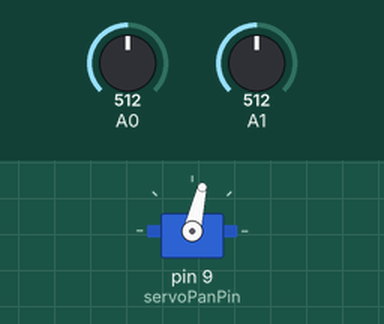
Bench run of a sketch on a simulated Arduino Uno, built with avr-gcc and run on an emulated ATmega328P. On the bench: servo. The test bench sets the inputs (shaded band); at power-on: A0 = 512, A1 = 512. What the sketch prints to the serial monitor is not drawn.

Above: at 0.05 s.
At 2.15 s:
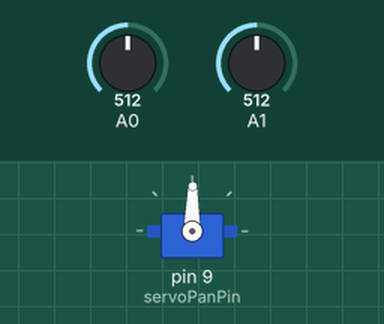
At 8.45 s:
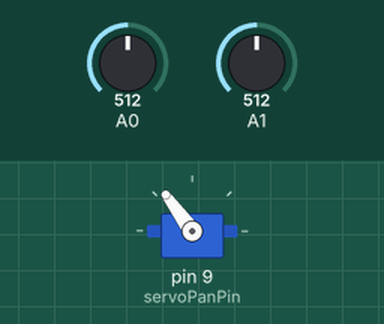
At 16.85 s:
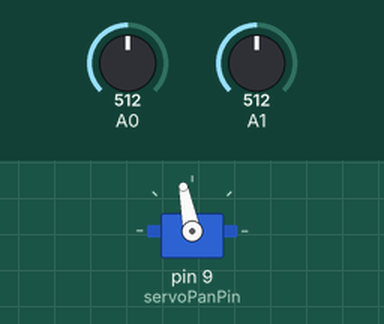
Timing chart, 0 to 23.4 s (numbered marks = the images above):
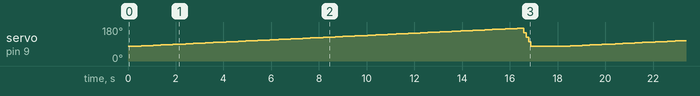

The sketch:

miniIMU.ino
```cpp
#include <Servo.h>

Servo panServo;

// SERVO VARS
int pos = 0;
const int pulse0Degrees = 1000;   // pulse width for 0 degrees
const int pulse360Degrees = 2000;  // pulse width for 360 degrees
const int pcenter = 1000; // using 1000 for center, or 0 degrees, you may want to use something different
const int offset = 120;   // servo offset
int servoPanPin = 9;     // Control pin for servo motor

int ir[360];

int scan = 1;

int front;

//*****************************************************************************************
void setup()
{
  Serial.begin(115200);
  //servo setup
  panServo.attach(servoPanPin);

  // Default center, or close to it
  panServo.writeMicroseconds(pcenter);	// close to center GWS125-IT/2BB/F ?
}

//***************************************************************************************
void loop() //Main Loop
{

 if (scan != 0){

    for(pos = 0; pos < 360; pos += 1)  // goes from 0 degrees to 360 degrees
    {                                  // in steps of 1 degree
      rotateServo(pos+offset);         // tell servo to go to position in variable 'pos' + offset
      delay(20);                       // waits 20ms for the servo to reach the position

        // collect sensor data for each point and calculate average
       ir[pos] = analogRead(A0);
       delay(5);
       ir[pos] += analogRead(A0);
       delay(5);
       ir[pos] += analogRead(A0);
       delay(5);
       ir[pos] += analogRead(A0);
       delay(5);
       ir[pos] += analogRead(A0);
       delay(5);
       ir[pos] = ir[pos] / 5;
    }

    front = analogRead(A1);
    delay(5);

    if (front < 200){
     scan = 0;
    }

    // transfer data serially to computer
     Serial.print("COM:");
     for (int i = 0; i<360; i++){

       Serial.print(ir[i]);
       Serial.print(",");
     }
     Serial.print("SCAN:");
     Serial.print(scan);
     Serial.print(",");
     delay(10);

    //return servo to initial position
    rotateServo(270 + offset);
    delay(100);
    rotateServo(180 + offset);
    delay(100);
    rotateServo(90 + offset);
    delay(100);
    rotateServo(0 + offset);
    delay(100);

    if (scan != 0){
      scan = scan + 1;
    }
    delay(1000);
 }
}

//********************************************************************************
void rotateServo (int pos) {
  int pulse = map(pos,0,360,pulse0Degrees, pulse360Degrees);
  panServo.writeMicroseconds(pulse);
}
```
